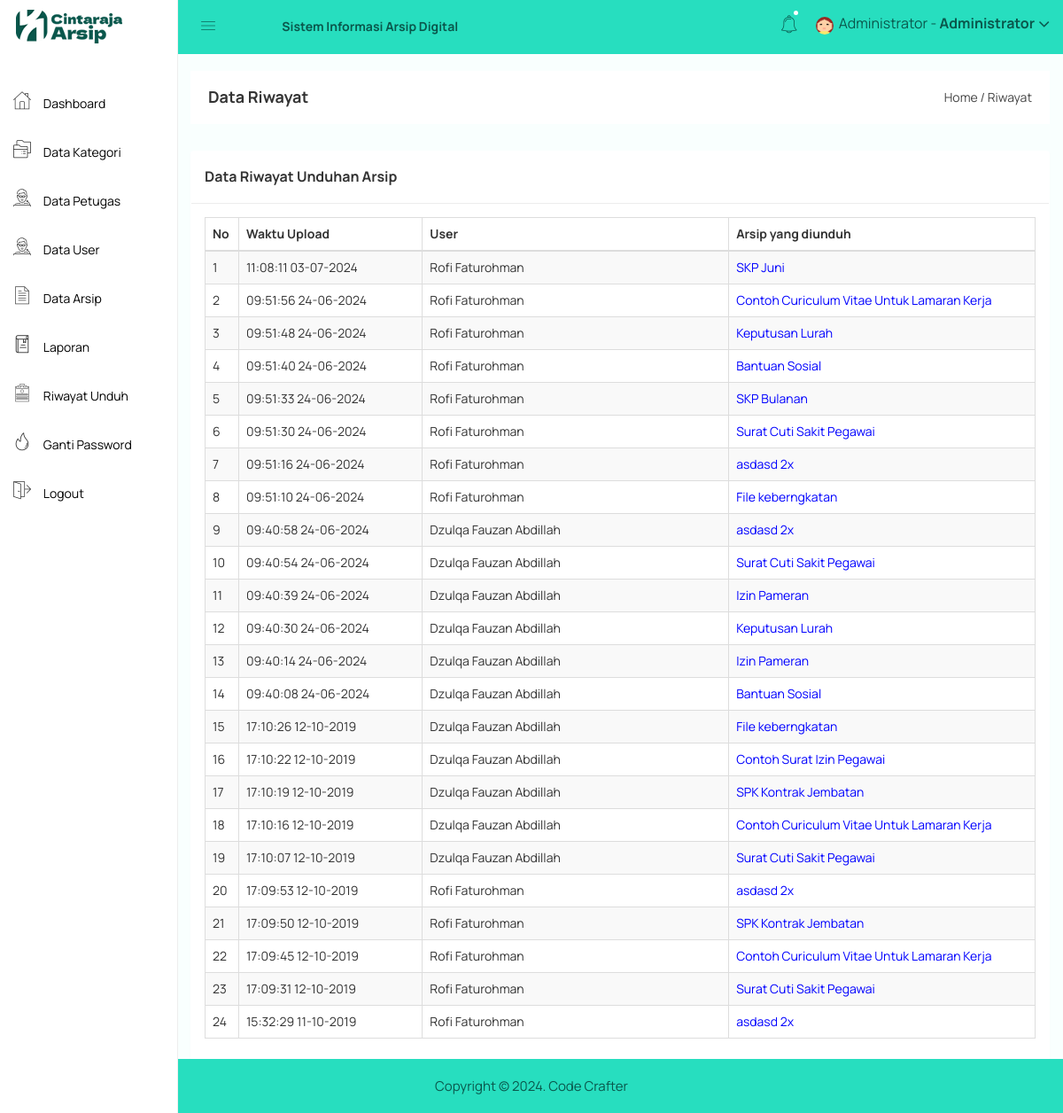
Page /admin/riwayat.php (signed in) on the earlier database version.
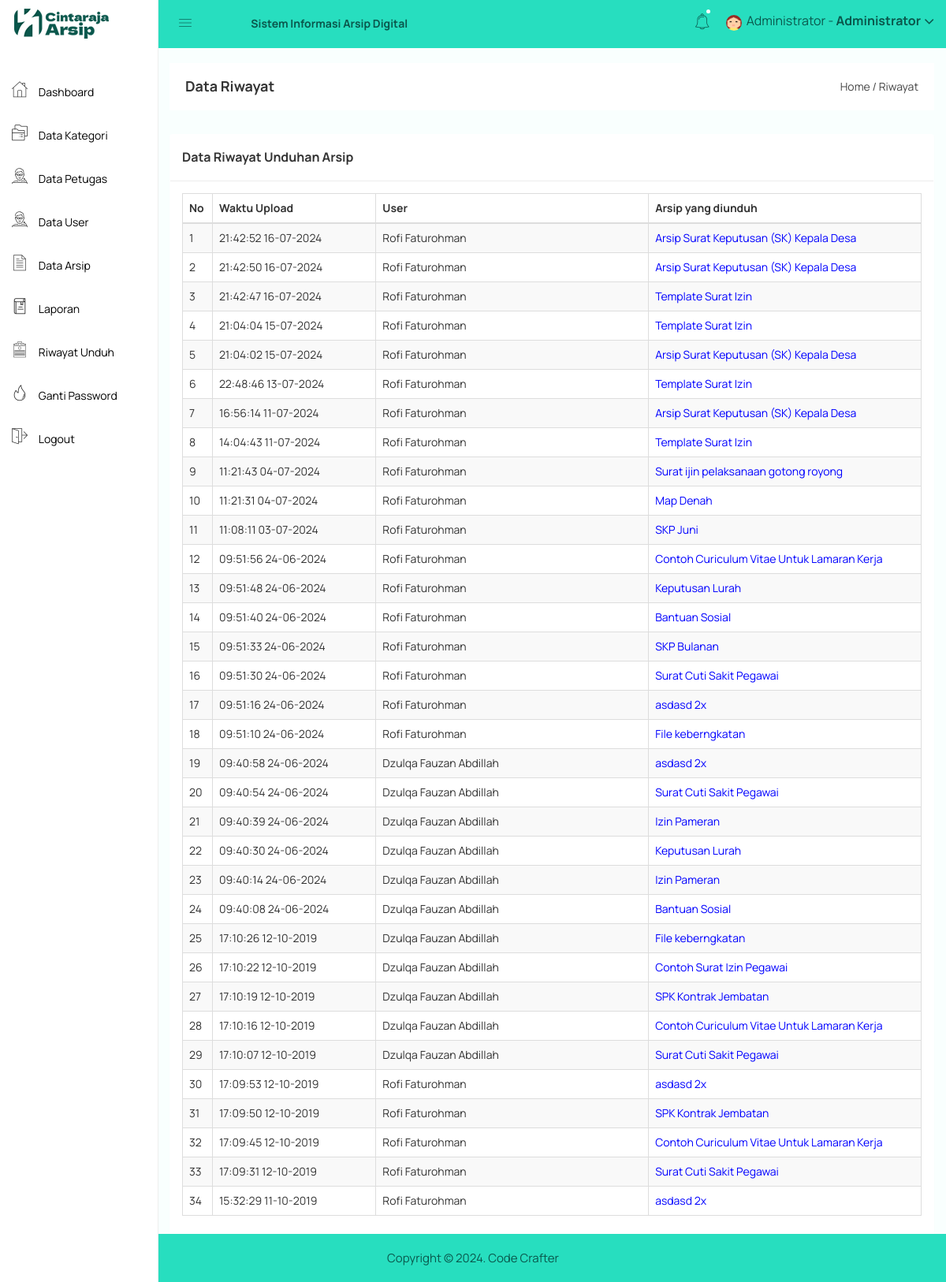
Same page on the later database version.
### tables this page shows
CREATE TABLE `riwayat` (
  `riwayat_id` int(11) NOT NULL,
  `riwayat_waktu` datetime NOT NULL,
  `riwayat_user` int(11) NOT NULL,
  `riwayat_arsip` int(11) NOT NULL
);

CREATE TABLE `user` (
  `user_id` int(11) NOT NULL,
  `user_nama` varchar(100) NOT NULL,
  `user_username` varchar(100) NOT NULL,
  `user_password` varchar(100) NOT NULL,
  `user_foto` varchar(100) DEFAULT NULL
);

CREATE TABLE `arsip` (
  `arsip_id` int(11) NOT NULL,
  `arsip_waktu_upload` datetime NOT NULL,
  `arsip_petugas` int(11) NOT NULL,
  `arsip_kode` varchar(255) NOT NULL,
  `arsip_nama` varchar(255) NOT NULL,
  `arsip_jenis` varchar(255) NOT NULL,
  `arsip_kategori` int(11) NOT NULL,
  `arsip_keterangan` text NOT NULL,
  `arsip_file` varchar(255) NOT NULL
);

### admin/riwayat.php (the view, shortened to what this page needs)
<?php include 'header.php'; ?>
<div class="breadcome-area">
    <div class="container-fluid">
        <div class="row">
            <div class="col-lg-12 col-md-12 col-sm-12 col-xs-12">
                <div class="breadcome-list">
                    <div class="row">
                        <div class="col-lg-6 col-md-6 col-sm-6 col-xs-12">
                            <div class="breadcome-heading">
                                <h4 style="margin-bottom: 0px">Data Riwayat</h4>
                            </div>
                        </div>
                        <div class="col-lg-6 col-md-6 col-sm-6 col-xs-12">
                            <ul class="breadcome-menu" style="padding-top: 0px">
                                <li><a href="#">Home</a> <span class="bread-slash">/</span></li>
                                <li><span class="bread-blod">Riwayat</span></li>
                            </ul>
                        </div>
                    </div>
                </div>
            </div>
        </div>
    </div>
</div>
<div class="container-fluid">
    <div class="panel panel">
        <div class="panel-heading">
            <h3 class="panel-title">Data Riwayat Unduhan Arsip</h3>
        </div>
        <div class="panel-body">
            <table id="table" class="table table-bordered table-striped table-hover table-datatable">
                <thead>
                    <tr>
                        <th width="1%">No</th>
                        <th width="18%">Waktu Upload</th>
                        <th width="30%">User</th>
                        <th width="30%">Arsip yang diunduh</th>
                    </tr>
                </thead>
                <tbody>
                    <?php
                    include '../koneksi.php';
                    $no = 1;
                    $arsip = mysqli_query($koneksi,"SELECT * FROM riwayat,arsip,user WHERE riwayat_arsip=arsip_id and riwayat_user=user_id ORDER BY riwayat_id DESC");
                    while($p = mysqli_fetch_array($arsip)){
                        ?>
                        <tr>
                            <td><?php echo $no++; ?></td>
                            <td><?php echo date('H:i:s  d-m-Y',strtotime($p['riwayat_waktu'])) ?></td>
                            <td><?php echo $p['user_nama'] ?></td>
                            <td><a style="color: blue" href="arsip_preview.php?id=<?php echo $p['arsip_id']; ?>"><?php echo $p['arsip_nama'] ?></a></td>
                        </tr>
                        <?php
                    }
                    ?>
                </tbody>
            </table>
        </div>
    </div>
</div>
<?php include 'footer.php'; ?>

### admin/header.php (shortened to what this page needs)
<!doctype html>
<html>
<head>
    <link rel="stylesheet" href="../assets/css/bootstrap.min.css">
    <link rel="stylesheet" href="../assets/css/font-awesome.min.css">
    <link rel="stylesheet" href="../assets/css/owl.carousel.css">
    <link rel="stylesheet" href="../assets/css/owl.theme.css">
    <link rel="stylesheet" href="../assets/css/owl.transitions.css">
    <link rel="stylesheet" href="../assets/css/animate.css">
    <link rel="stylesheet" href="../assets/css/normalize.css">
    <link rel="stylesheet" href="../assets/css/meanmenu.min.css">
    <link rel="stylesheet" href="../assets/css/main.css">
    <link rel="stylesheet" href="../assets/css/educate-custon-icon.css">
    <link rel="stylesheet" href="../assets/css/morrisjs/morris.css">
    <link rel="stylesheet" href="../assets/css/scrollbar/jquery.mCustomScrollbar.min.css">
    <link rel="stylesheet" href="../assets/css/metisMenu/metisMenu.min.css">
    <link rel="stylesheet" href="../assets/css/metisMenu/metisMenu-vertical.css">
    <link rel="stylesheet" href="../assets/css/calendar/fullcalendar.min.css">
    <link rel="stylesheet" href="../assets/css/calendar/fullcalendar.print.min.css">
    <link rel="stylesheet" href="../assets/style.css">
    <link rel="stylesheet" href="../assets/css/responsive.css">
    <link rel="stylesheet" href="../assets/css/style.css">
    <link rel="stylesheet" type="text/css" href="../assets/js/DataTables/datatables.css">
    <?php
    include '../koneksi.php';
    ?>
</head>
<body>
    <div class="left-sidebar-pro">
        <nav id="sidebar" class="">
            <div class="sidebar-header">
                <a href="index.php"><img class="main-logo" src="../assets/img/logo/logo.png" alt="" /></a>
            </div>
            <div class="left-custom-menu-adp-wrap comment-scrollbar">
                <nav class="sidebar-nav left-sidebar-menu-pro" style="margin-top: 30px">
                    <ul class="metismenu" id="menu1">
                        <li class="active">
                            <a href="index.php">
                                <span class="educate-icon educate-home icon-wrap"></span>
                                <span class="mini-click-non">Dashboard</span>
                            </a>
                        </li>
                        <li>
                            <a href="kategori.php" aria-expanded="false"><span class="educate-icon educate-course icon-wrap sub-icon-mg" aria-hidden="true"></span> <span class="mini-click-non">Data Kategori</span></a>
                        </li>
                        <li>
                            <a href="petugas.php" aria-expanded="false"><span class="educate-icon educate-professor icon-wrap sub-icon-mg" aria-hidden="true"></span> <span class="mini-click-non">Data Petugas</span></a>
                        </li>
                        <li>
                            <a href="user.php" aria-expanded="false"><span class="educate-icon educate-professor icon-wrap sub-icon-mg" aria-hidden="true"></span> <span class="mini-click-non">Data User</span></a>
                        </li>
                        <li>
                            <a href="arsip.php" aria-expanded="false"><span class="educate-icon educate-data-table icon-wrap sub-icon-mg" aria-hidden="true"></span> <span class="mini-click-non">Data Arsip</span></a>
                        </li>
                        <li>
                            <a href="laporan.php" aria-expanded="false"><span class="educate-icon educate-library icon-wrap sub-icon-mg" aria-hidden="true"></span> <span class="mini-click-non">Laporan</span></a>
                        </li>
                        <li>
                            <a href="riwayat.php" aria-expanded="false"><span class="educate-icon educate-form icon-wrap sub-icon-mg" aria-hidden="true"></span> <span class="mini-click-non">Riwayat Unduh</span></a>
                        </li>
                        <li>
                            <a href="gantipassword.php" aria-expanded="false"><span class="educate-icon educate-danger icon-wrap sub-icon-mg" aria-hidden="true"></span> <span class="mini-click-non">Ganti Password</span></a>
                        </li>
                        <li>
                            <a href="logout.php" aria-expanded="false"><span class="educate-icon educate-pages icon-wrap sub-icon-mg" aria-hidden="true"></span> <span class="mini-click-non">Logout</span></a>
                        </li>
                    </ul>
                </nav>
            </div>
        </nav>
    </div>
    <div class="all-content-wrapper">
        <div class="container-fluid">
            <div class="row">
                <div class="col-lg-12 col-md-12 col-sm-12 col-xs-12">
                    <div class="logo-pro">
                        <a href="index.html"><img class="main-logo" src="../assets/img/logo/logo.png" alt="" /></a>
                    </div>
                </div>
            </div>
        </div>
        <div class="header-advance-area">
            <div style='background-color:#27debf;' class="header-top-area">
                <div class="container-fluid">
                    <div class="row">
                        <div  class="col-lg-12 col-md-12 col-sm-12 col-xs-12">
                            <div class="header-top-wraper">
                                <div class="row">
                                    <div class="col-lg-1 col-md-0 col-sm-12 col-xs-12">
                                        <div class="menu-switcher-pro">
                                            <button style="color:#0a574c;"  type="button" id="sidebarCollapse" class="btn bar-button-pro header-drl-controller-btn btn-info navbar-btn">
                                                <i class="educate-icon educate-nav"></i>
                                            </button>
                                        </div>
                                    </div>
                                    <div class="col-lg-5 col-md-6 col-sm-12 col-xs-12">
                                        <div class="header-top-menu tabl-d-n">
                                            <ul class="nav navbar-nav mai-top-nav">
                                                <li class="nav-item"><a href="#" style="color:#0a574c;font-weight:bold;" class="nav-link">Sistem Informasi Arsip Digital</a></li>
                                            </ul>
                                        </div>
                                    </div>
                                    <div class="col-lg-6 col-md-6 col-sm-12 col-xs-12">
                                        <div class="header-right-info">
                                            <ul class="nav navbar-nav mai-top-nav header-right-menu">
                                                <li class="nav-item">
                                                    <a href="#" data-toggle="dropdown" role="button" aria-expanded="false" class="nav-link dropdown-toggle"><i style="color:#0a574c;" class="educate-icon educate-bell" aria-hidden="true"></i><span class="indicator-nt"></span></a>
                                            </li>
                                            <li class="nav-item">
                                                <a href="#" data-toggle="dropdown" role="button" aria-expanded="false" class="nav-link dropdown-toggle">
                                                    <?php
                                                    $id_admin = $_SESSION['id'];
                                                    $profil = mysqli_query($koneksi,"select * from admin where admin_id='$id_admin'");
                                                    $profil = mysqli_fetch_assoc($profil);
                                                    if($profil['admin_foto'] == ""){
                                                    ?>
                                                    <img src="../gambar/sistem/user.png" style="width: 20px;height: 20px">
                                                <?php }else{ ?>
                                                    <img src="../gambar/admin/<?php echo $profil['admin_foto'] ?>" style="width: 20px;height: 20px">
                                                <?php } ?>
                                                <span style="color:#0a574c;"  class="admin-name"><?php echo $_SESSION['nama']; ?> -  <b>Administrator</b> </span>
                                                <i style="color:#0a574c;"  class="fa fa-angle-down edu-icon edu-down-arrow"></i>
                                            </a>
                                        </li>
                                    </ul>
                                </div>
                            </div>
                        </div>
                    </div>
                </div>
            </div>
        </div>
    </div>
</div>

### admin/footer.php (shortened to what this page needs)
<div class="footer-copyright-area mg-t-30" style="position: fixed; left: 0; bottom: 0; width: 100%;">
	<div class="container-fluid">
		<div class="row">
			<div class="col-lg-12">
				<div class="footer-copy-right" style="color:#0a574c;">
					<p style="color:#0a574c;">Copyright © <?php echo date('Y') ?>. Code Crafter</p>
				</div>
			</div>
		</div>
	</div>
</div>
</div>
</body>
</html>

### assets/css/main.css (style rules this page uses)
html { color: #222; font-size: 1em; line-height: 1.4; }
audio, canvas, iframe, img, svg, video { vertical-align: middle; }

### assets/css/metisMenu/metisMenu-vertical.css (style rules this page uses)
.sidebar-nav { background: #fff; }
.sidebar-nav ul { padding: 0; margin: 0; list-style: none; background: #f5f5f5; }
.sidebar-nav .metismenu { background: #fff; display: -webkit-box; display: -ms-flexbox; display: flex; -webkit-box-orient: vertical; -webkit-box-direction: normal; -ms-flex-direction: column; flex-direction: column; }
.sidebar-nav .metismenu li + li { margin-top: 5px; }
.sidebar-nav .metismenu li:last-child { margin-bottom: 5px; }
.sidebar-nav .metismenu > li { display: -webkit-box; display: -ms-flexbox; display: flex; -webkit-box-orient: vertical; -webkit-box-direction: normal; -ms-flex-direction: column; flex-direction: column; position: relative; }
.sidebar-nav .metismenu a { position: relative; display: block; padding: 13px 15px; color: #444; outline-width: 0; transition: all .3s ease-out; font-size:16px; font-weight:400; }
.sidebar-nav .metismenu li .icon-wrap { margin-right:5px; font-size:20px; color:#303030; }
.sidebar-nav .metismenu li .sub-icon-mg { margin-right:5px; font-size:16px; }

### assets/css/style.css (style rules this page uses)
.panel { margin-bottom: 3rem !important; }
.panel-heading { padding: 20px 15px; border-bottom: 1px solid #ececec; }
.sidebar-nav .metismenu a { position: relative; display: block; padding: 13px 15px; color: #000; outline-width: 0; transition: all 0.3s ease-out; font-size: 14px; font-weight: 400; }
.sidebar-nav .metismenu a > .icon-wrap { font-size: 20px; margin-right: 11px; }
#sidebar { border-right: 1px solid #eee; }
.footer-copyright-area { background: #27debf; margin-top: 100px; }
.all-content-wrapper { min-height: 500px; }
td { vertical-align: middle !important; }

Differences in the rows shown:
added riwayat: riwayat_waktu "21:42:52 16-07-2024", user.user_nama "Rofi Faturohman", arsip.arsip_nama "Arsip Surat Keputusan (SK) Kepala Desa"
added riwayat: riwayat_waktu "21:42:50 16-07-2024", user.user_nama "Rofi Faturohman", arsip.arsip_nama "Arsip Surat Keputusan (SK) Kepala Desa"
added riwayat: riwayat_waktu "21:42:47 16-07-2024", user.user_nama "Rofi Faturohman", arsip.arsip_nama "Template Surat Izin"
added riwayat: riwayat_waktu "21:04:04 15-07-2024", user.user_nama "Rofi Faturohman", arsip.arsip_nama "Template Surat Izin"
added riwayat: riwayat_waktu "21:04:02 15-07-2024", user.user_nama "Rofi Faturohman", arsip.arsip_nama "Arsip Surat Keputusan (SK) Kepala Desa"
added riwayat: riwayat_waktu "22:48:46 13-07-2024", user.user_nama "Rofi Faturohman", arsip.arsip_nama "Template Surat Izin"
added riwayat: riwayat_waktu "16:56:14 11-07-2024", user.user_nama "Rofi Faturohman", arsip.arsip_nama "Arsip Surat Keputusan (SK) Kepala Desa"
added riwayat: riwayat_waktu "14:04:43 11-07-2024", user.user_nama "Rofi Faturohman", arsip.arsip_nama "Template Surat Izin"
added riwayat: riwayat_waktu "11:21:43 04-07-2024", user.user_nama "Rofi Faturohman", arsip.arsip_nama "Surat ijin pelaksanaan gotong royong"
added riwayat: riwayat_waktu "11:21:31 04-07-2024", user.user_nama "Rofi Faturohman", arsip.arsip_nama "Map Denah"
